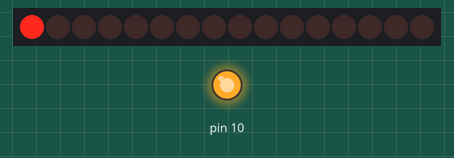
This sketch was run on a simulated Arduino Uno, built with avr-gcc and run on an emulated ATmega328P. Shown: 16 shift-register outputs drawn as a row of LEDs (first output left, lit = HIGH), output pins drawn as LEDs (lit = HIGH). Wiring (inferred from the names in the program): 2 × shift register (74HC595): latch pin 8. Wiring (inferred from the signals the program sends): row of LEDs: on Q0, Q1, Q2, Q3, Q4, Q5, Q6, Q7, Q8, Q9, Q10, Q11, Q12, Q13, Q14, Q15. Pins used as bus, display or sensor lines are not drawn.

Above: at 0.2 s.
At 1.2 s:
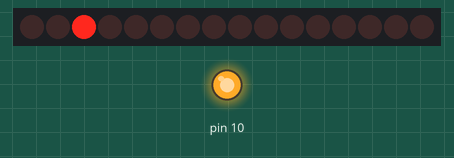
At 2.2 s:
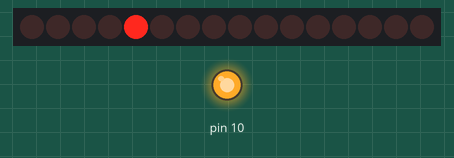
At 4.7 s:
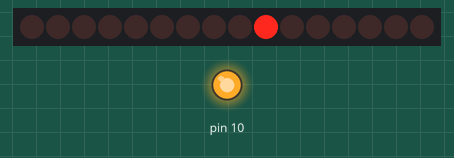
At 7.2 s:
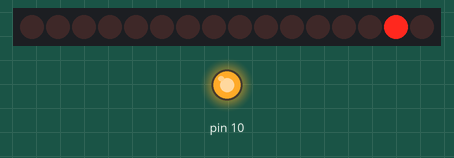
At 9.7 s:
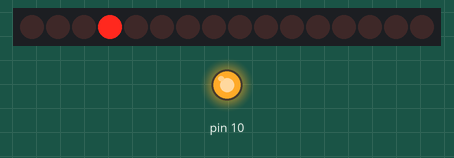
Timing chart, 0 to 10.4 s (numbered marks = the images above):
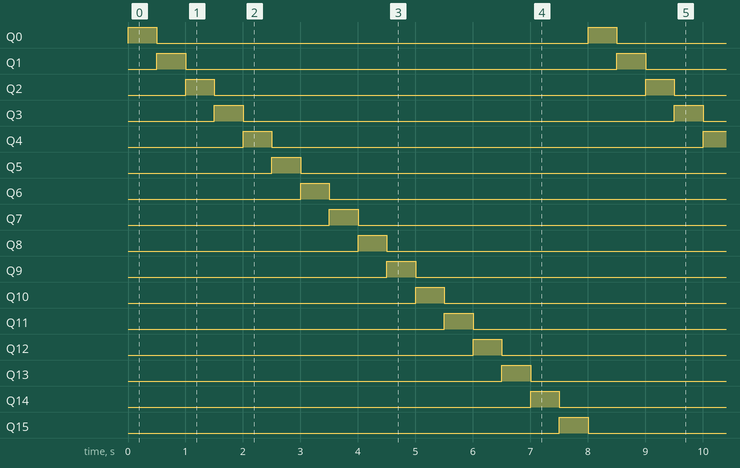

The sketch:

codes2.ino
```cpp
#include <SPI.h>

enum { REG_SELECT = 8 };

void writeShiftRegister16(int ss_pin, uint16_t value)
{
  digitalWrite(ss_pin, LOW);
  SPI.transfer(highByte(value));
  SPI.transfer(lowByte(value));
  digitalWrite(ss_pin, HIGH);
}

void rotateLeft(uint16_t &bits)
{
  uint16_t high_bit = bits & (1 << 15) ? 1 : 0;
  bits = (bits << 1) | high_bit;
}

void setup()
{
  SPI.begin();
  pinMode(REG_SELECT, OUTPUT);
  writeShiftRegister16(REG_SELECT, 0);
}

void loop()
{
  static uint16_t nomad = 1;
  writeShiftRegister16(REG_SELECT, nomad);
  rotateLeft(nomad);
  delay(500);
}
```

Measured:
- by itself, Q0–15: alternates HIGH for 0.50 s and LOW for 7.5 s
- by itself, everything shown: repeats every 8.0 s, in 16 steps
